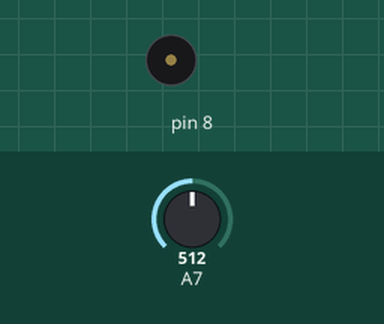
This sketch was run on a simulated Arduino Nano, built with avr-gcc and run on an emulated ATmega328P. Parts: buzzer (waves = sounding). The inputs (shaded band) are chosen by the test bench; at power-on: A7 = 512. What the sketch prints to the serial monitor is not drawn.

Above: at 1.2 s.
1.3 s: A7 set to 0
At 1.65 s:
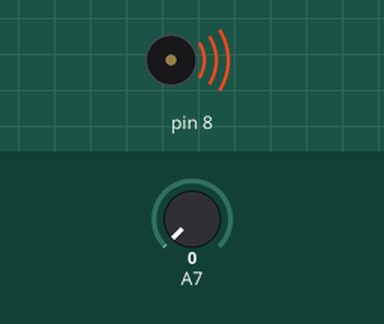
4.3 s: A7 set to 122
At 5.4 s:
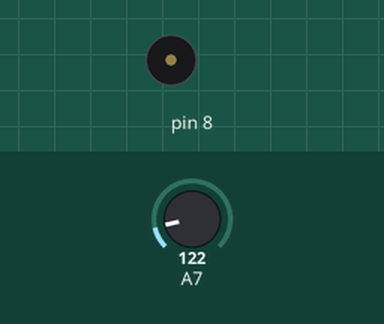
Timing chart, 0 to 7.3 s (numbered marks = the images above; inputs shaded):
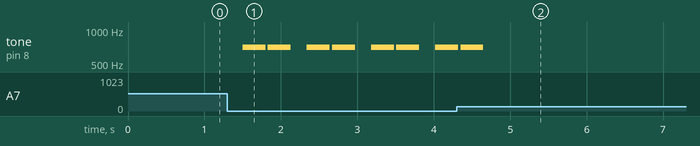

The sketch:

changeTVProgram.ino
```cpp
/*************************************************************************
* File Name          : changeTVProgram.ino
* Author             : Jeremy Jamar (Devnco)
* Date               : 20/04/2016
* Description        : Change TV Program designed for mBot robot
**************************************************************************/

/*
 * Mapping
 *
 * PORT_3 : UltraSensor
 * PORT_4 : LineFinder
 * PORT_7 : Led
 * PORT_8 : LightSensor
 * PORT_9 : IRReceiver
 */

#include "MeMCore.h"


MeUltrasonicSensor ultraSensor(PORT_3);
MeLineFollower lineFinder(PORT_4);
MeRGBLed led(PORT_7);
MeLightSensor lightSensor(PORT_8);
MeBuzzer buzzer;

bool startProgram = false;

void setup() {
  pinMode(A7,INPUT);
  Serial.begin(9600);
  Serial.println("Change TV Program Starting …");
  lightSensor.lightOn();
}

void loop() {
  if( analogRead(A7) == 0 ){
    delay(200);
    buzzer.tone(700, 300);
    delay(30);
    buzzer.tone(700, 300);
    delay(10);
    startProgram = !startProgram;

  }
  if( startProgram ){
    // TODO
  }
  else {
  }
}

void changeLedColor(int id, String color, int power){
  int r = 0;
  int g = 0;
  int b = 0;

  if( color == "red" ){
    r = power;
  }
  if( color == "green" ){
    g = power;
  }
  if( color == "blue" ){
    b = power;
  }
  if( color == "yellow" ){
    r = power;
    g = power;
  }
  if( color == "cyan" ){
    g = power;
    b = power;
  }
  if( color == "magenta" ){
    b = power;
    r = power;
  }
  if( id == 2 ){
    led.setColorAt(0, r, g, b);
    led.setColorAt(1, r, g, b);
  }
  else {
    led.setColorAt(id, r, g, b);
  }
  led.show();
}
```

Measured:
- after the input at 1.3 s, tone on pin 8: silent → 700 Hz after 0.20 s, then repeats every 0.84 s: silent 0.03 s, 700 Hz 0.30 s, silent 0.21 s, 700 Hz 0.30 s
- after the input at 4.3 s, tone on pin 8: goes on until 4.7 s, then stays silent
